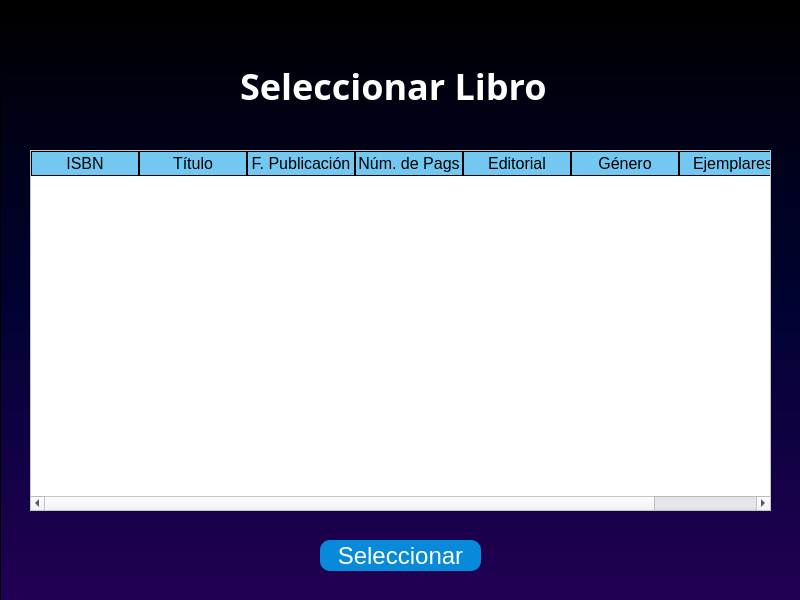
<?xml version="1.0" encoding="UTF-8"?>
<ui version="4.0">
 <class>MainWindow</class>
 <widget class="QMainWindow" name="MainWindow">
  <property name="geometry">
   <rect>
    <x>0</x>
    <y>0</y>
    <width>800</width>
    <height>600</height>
   </rect>
  </property>
  <property name="windowTitle">
   <string>MainWindow</string>
  </property>
  <widget class="QWidget" name="centralwidget">
   <widget class="QFrame" name="frame">
    <property name="enabled">
     <bool>true</bool>
    </property>
    <property name="geometry">
     <rect>
      <x>0</x>
      <y>0</y>
      <width>801</width>
      <height>601</height>
     </rect>
    </property>
    <property name="styleSheet">
     <string notr="true">
#frame
{
background-color: qlineargradient(spread:pad, x1:0, y1:0, x2:0, y2:1, stop:0 #000000, stop:0.5 #000232, stop:1 #220054);
}

QLabel{
font-family: Aharoni;
font-weight: bold;
color: white;
font-size: 36px;
background: transparent;
}


#seleccionar
{
background-color: #088ADA;
font-family: Tahoma;
color: white;
font-size: 24px;
border-radius: 10px;
}


QTableWidget{
background-color: rgb(255, 255, 255);
	color: rgb(0, 0, 0);
gridline-color:#72c8f1;
font-size:12pt;

}

QHeaderView::section{
background-color:#72c8f1;
border: 1px solid black;
font-size:12pt;
}

QTableWidget QTableCornerButton::section{
background-color: rgb(0, 0, 0);
border: 1px solid #72c8f1;
}


QPushButton:pressed {
 background: white;
border-radius: 10px;
color: black;
border: 1px solid purple;
}
</string>
    </property>
    <property name="frameShape">
     <enum>QFrame::StyledPanel</enum>
    </property>
    <property name="frameShadow">
     <enum>QFrame::Raised</enum>
    </property>
    <widget class="QPushButton" name="seleccionar">
     <property name="geometry">
      <rect>
       <x>320</x>
       <y>540</y>
       <width>161</width>
       <height>31</height>
      </rect>
     </property>
     <property name="cursor">
      <cursorShape>PointingHandCursor</cursorShape>
     </property>
     <property name="text">
      <string>Seleccionar</string>
     </property>
    </widget>
    <widget class="QLabel" name="label_6">
     <property name="geometry">
      <rect>
       <x>240</x>
       <y>40</y>
       <width>311</width>
       <height>91</height>
      </rect>
     </property>
     <property name="text">
      <string>Seleccionar Libro</string>
     </property>
    </widget>
    <widget class="QTableWidget" name="tabla_Libros2">
     <property name="geometry">
      <rect>
       <x>30</x>
       <y>150</y>
       <width>741</width>
       <height>361</height>
      </rect>
     </property>
     <property name="editTriggers">
      <set>QAbstractItemView::NoEditTriggers</set>
     </property>
     <attribute name="horizontalHeaderDefaultSectionSize">
      <number>108</number>
     </attribute>
     <attribute name="horizontalHeaderMinimumSectionSize">
      <number>39</number>
     </attribute>
     <column>
      <property name="text">
       <string>ISBN</string>
      </property>
     </column>
     <column>
      <property name="text">
       <string>Título</string>
      </property>
     </column>
     <column>
      <property name="text">
       <string>F. Publicación</string>
      </property>
     </column>
     <column>
      <property name="text">
       <string>Núm. de Pags</string>
      </property>
     </column>
     <column>
      <property name="text">
       <string>Editorial</string>
      </property>
     </column>
     <column>
      <property name="text">
       <string>Género</string>
      </property>
     </column>
     <column>
      <property name="text">
       <string>Ejemplares</string>
      </property>
     </column>
    </widget>
   </widget>
  </widget>
 </widget>
 <resources/>
 <connections/>
</ui>
